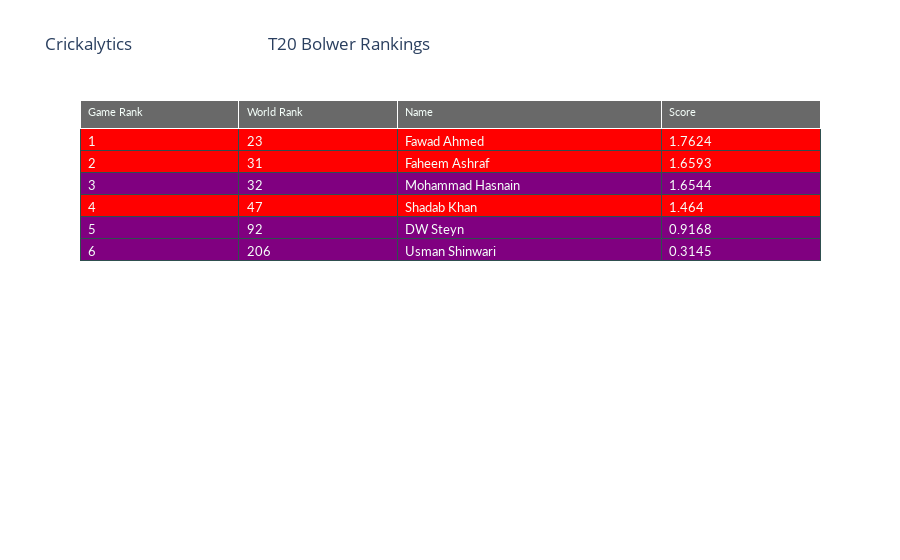

The cell this chart's notebook holds for it:
### Code cell
import plotly.graph_objects as go
import pandas as pd

fig = go.Figure(data=[go.Table(
      columnorder = [1,2,3,4],
  columnwidth = [30,30,50,30],
    header=dict(values=list(G1.columns),
                fill_color='dimgray',
                font=dict(color='mintcream', family="Lato", size=11),
                align='left'),
    cells=dict(values=[G1['Game Rank'],G1['World Rank'],G1['Name'],G1['Score']],
               fill= dict(color=[c]),
               line_color='darkslategray',
               font=dict(color='mintcream', family="Lato", size=13),
               height=22,
               align='left'))
])
fig.update_layout(geo=dict(bgcolor= 'mintcream'))
fig.update_layout(title_text='Crickalytics                                  T20 Bolwer Rankings')
fig.show()

### Figure 1 — Plotly figure (JSON) as saved in the notebook; plotly's stock layout.template omitted (floating-point values rounded to 4 significant figures)
{"data": [{"cells": {"align": "left", "fill": {"color": [["red", "red", "purple", "red", "purple", "purple", "red", "red", "purple", "red", "purple", "purple", "red", "red", "purple", "red", "purple", "purple"]]}, "font": {"color": "mintcream", "family": "Lato", "size": 13}, "height": 22, "line": {"color": "darkslategray"}, "values": [["1", "2", "3", "4", "5", "6"], ["23", "31", "32", "47", "92", "206"], ["Fawad Ahmed", "Faheem Ashraf", "Mohammad Hasnain", "Shadab Khan", "DW Steyn", "Usman Shinwari"], ["1.7624", "1.6593", "1.6544", "1.464", "0.9168", "0.3145"]]}, "columnorder": [1, 2, 3, 4], "columnwidth": [30, 30, 50, 30], "header": {"align": "left", "fill": {"color": "dimgray"}, "font": {"color": "mintcream", "family": "Lato", "size": 11}, "values": ["Game Rank", "World Rank", "Name", "Score"]}, "type": "table"}], "layout": {"geo": {"bgcolor": "mintcream"}, "title": {"text": "Crickalytics                                  T20 Bolwer Rankings"}}}
